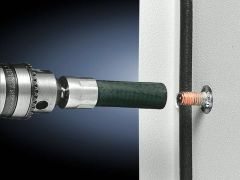
#> input picture klimasun-2026/assets/products/004/2414500_min.jpg, 240 x 180 px
$ python -i process-apex-images.py   (imports and definitions only)
#> lines starting #> are read from the running program, lines starting #| are printed output that depends on the picture; after the words box and inside, x2 and y2 are one past the last pixel; in counts of white or black regions, pixels touching at a corner belong together
#> further down, picture is the input picture: PIL image 240x180 RGB; mean R, G, B 107.4, 112.1, 115.6
#!/usr/bin/env python3
# APEX-EK ürün görsellerini işler: beyaz kenarı kırpar, kare beyaz zemine oturtur,
# ana (1000px) + thumbnail (240px) JPG üretir. Watermark yok; yazı basılmaz.
# Kaynak: scratchpad/apex_zip/{1..5}.png  ->  klimasun-2026/assets/products/apex-ek/
#
# Eşleme: 1-4 -> APEX-EK-RV-00 (sensör galerisi), 5 -> APEX-EK-PNL (panel)

import os
from PIL import Image, ImageChops

ROOT = os.path.dirname(os.path.dirname(os.path.abspath(__file__)))
SRC = "/tmp/claude-0/-home-user-eeuek/86b0abf9-ed65-5404-b3fd-967d3aea420c/scratchpad/apex_zip"
DST = os.path.join(ROOT, "klimasun-2026/assets/products/apex-ek")
# Yerelde public/gorseller zaten var (build kopyalamaz); tutarlılık için oraya da yaz.
DST_PUB = os.path.join(ROOT, "public/gorseller/apex-ek")
# [2 lines not run here, left out]

MAIN, THUMB, PAD = 1000, 240, 0.03

def trim_and_square(im):
    im = im.convert("RGB")
    bg = Image.new("RGB", im.size, (255, 255, 255))
#> bg: PIL image 240x180 RGB; every value is 255
    diff = ImageChops.difference(im, bg).convert("L").point(lambda p: 255 if p > 12 else 0)
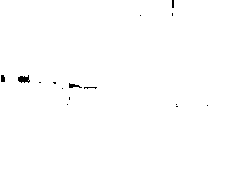
#> diff: PIL image 240x180 L; 99.6% white; 15 black regions (12 under 20 px), largest, box (x1, y1, x2, y2) and area: (18, 75, 30, 83) 64, (69, 83, 82, 88) 35, (1, 75, 5, 82) 26
    bbox = diff.getbbox()
#> bbox = (0, 0, 240, 180)
    if bbox:
        pad = int(max(bbox[2] - bbox[0], bbox[3] - bbox[1]) * PAD)
#> pad = 7
        bbox = (max(0, bbox[0] - pad), max(0, bbox[1] - pad),
                min(im.width, bbox[2] + pad), min(im.height, bbox[3] + pad))
        im = im.crop(bbox)
    side = max(im.size)
#> side = 240
    canvas = Image.new("RGB", (side, side), (255, 255, 255))
#> canvas: PIL image 240x240 RGB; every value is 255
    canvas.paste(im, ((side - im.width) // 2, (side - im.height) // 2))
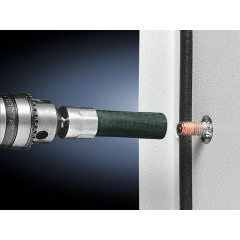
#> canvas: PIL image 240x240 RGB; mean R, G, B 144.3, 147.8, 150.5
    return canvas

def save(sq, name):
    for d in (DST, DST_PUB):
        sq.resize((MAIN, MAIN), Image.LANCZOS).save(os.path.join(d, f"{name}.jpg"), quality=88, optimize=True)
        sq.resize((THUMB, THUMB), Image.LANCZOS).save(os.path.join(d, f"{name}_min.jpg"), quality=85, optimize=True)
    print(f"  {name}.jpg + {name}_min.jpg")

MAP = {"1": "rv-00-1", "2": "rv-00-2", "3": "rv-00-3", "4": "rv-00-4", "5": "pnl-1"}
# [6 lines not run here, left out]

>>> from PIL import Image
>>> picture = Image.open('../klimasun-2026/assets/products/004/2414500_min.jpg')
>>> result = trim_and_square(picture)
